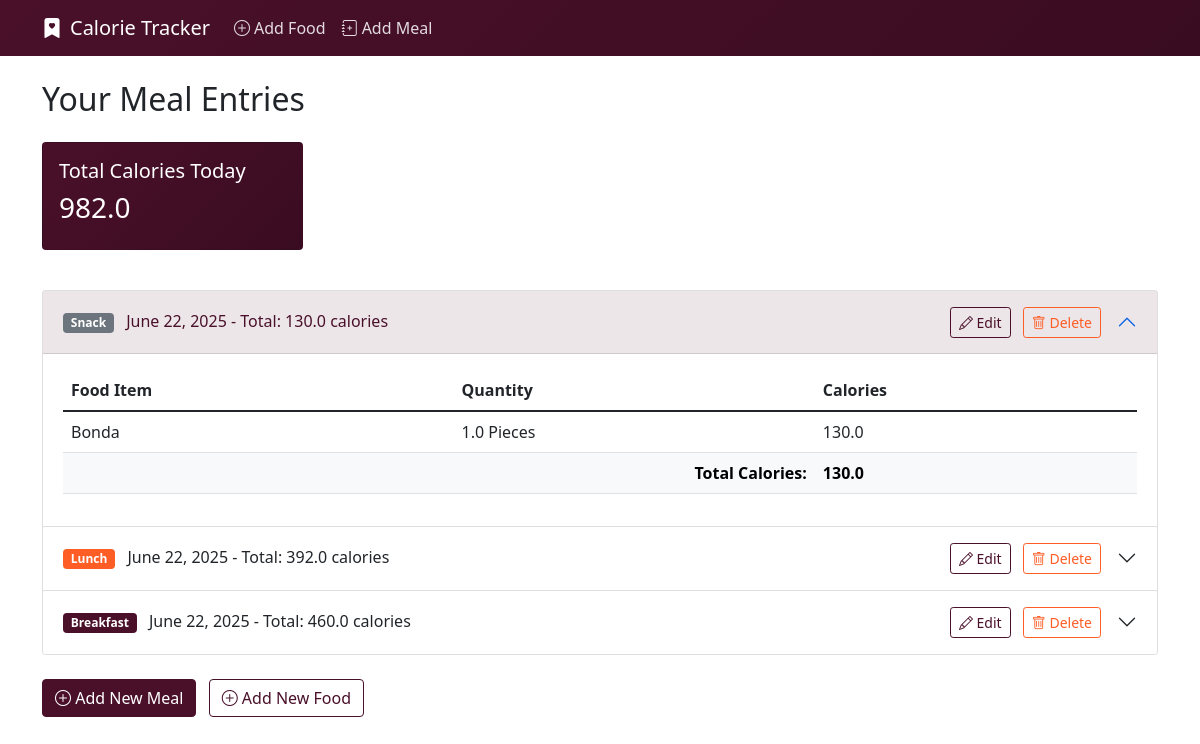
The page / on the database its author committed.
### tracker/models.py (models this page shows, shortened)
class MealEntry(models.Model):
    MEAL_TYPES = [
        ('breakfast', 'Breakfast'),
        ('lunch', 'Lunch'),
        ('dinner', 'Dinner'),
        ('snack', 'Snack'),
    ]
    meal_type = models.CharField(
        max_length=20,
        choices=MEAL_TYPES,
        help_text="Select when this meal was consumed"
    )
    date = models.DateField(
        default=timezone.now,
        help_text="Select the date when this meal was consumed"
    )
    created_at = models.DateTimeField(auto_now_add=True)
    class Meta:
        ordering = ['-date', '-created_at']
    @property
    def total_calories(self):
        return sum(item.total_calories for item in self.mealitem_set.all())

class MealItem(models.Model):
    meal = models.ForeignKey(MealEntry, on_delete=models.CASCADE)
    food = models.ForeignKey(Food, on_delete=models.CASCADE)
    quantity = models.FloatField(help_text="Enter the quantity in the selected unit")
    created_at = models.DateTimeField(auto_now_add=True)
    @property
    def total_calories(self):
        return self.quantity * self.food.calories_per_unit

class Food(models.Model):
    COMMON_UNITS = [
        ('grams', 'Grams'),
        ('pieces', 'Pieces'),
        ('cups', 'Cups'),
        ('ml', 'Milliliters'),
        ('servings', 'Servings'),
        ('tablespoons', 'Tablespoons'),
        ('teaspoons', 'Teaspoons'),
    ]
    name = models.CharField(max_length=200, help_text="Enter the name of the food item")
    calories_per_unit = models.FloatField(help_text="Enter the calories per unit of measurement")
    unit = models.CharField(max_length=50, choices=COMMON_UNITS, default='grams', help_text="Select the unit of measurement")
    created_at = models.DateTimeField(auto_now_add=True)

### tracker/views.py (the view)
# urls.py: path('', MealListView.as_view(), name='meal_list'),
class MealListView(ListView):
    model = MealEntry
    template_name = 'tracker/meal_list.html'
    context_object_name = 'meals'
    def get_queryset(self):
        return MealEntry.objects.prefetch_related(
            Prefetch('mealitem_set', queryset=MealItem.objects.select_related('food'))
        ).order_by('-date', '-created_at')
    def get_context_data(self, **kwargs):
        context = super().get_context_data(**kwargs)
        today = timezone.now().date()
        today_meals = MealEntry.objects.filter(date=today).prefetch_related(
            Prefetch('mealitem_set', queryset=MealItem.objects.select_related('food'))
        )
        context['total_calories'] = sum(meal.total_calories for meal in today_meals)
        return context

### tracker/templates/tracker/meal_list.html (shortened to what this page needs)
{% extends 'tracker/base.html' %}
{% block content %}
<div class="row">
    <div class="col-12">
        <h2 class="mb-4">Your Meal Entries</h2>
        <div class="row mb-4">
            <div class="col-md-6 col-lg-3 mb-3">
                <div class="card card-stats">
                    <div class="card-body">
                        <h5 class="card-title">Total Calories Today</h5>
                        <h3>{{ total_calories }}</h3>
                    </div>
                </div>
            </div>
        </div>
        <div class="accordion" id="mealsAccordion">
            {% for meal in meals %}
            <div class="accordion-item">
                <h2 class="accordion-header" id="heading{{ meal.id }}">
                    <button class="accordion-button {% if not forloop.first %}collapsed{% endif %}" type="button"
                            data-bs-toggle="collapse" data-bs-target="#collapse{{ meal.id }}"
                            aria-expanded="{% if forloop.first %}true{% else %}false{% endif %}"
                            aria-controls="collapse{{ meal.id }}">
                        <div class="d-flex justify-content-between w-100 align-items-center pe-3">
                            <div>
                                <span class="badge badge-meal-{{ meal.meal_type }} me-2">
                                    {{ meal.get_meal_type_display }}
                                </span>
                                {{ meal.date }} - Total: {{ meal.total_calories }} calories
                            </div>
                            <div class="actions">
                                <a href="{% url 'meal_edit' meal.id %}" class="btn btn-sm btn-action-primary me-2">
                                    <i class="bi bi-pencil"></i> Edit
                                </a>
                                <a href="{% url 'meal_delete' meal.id %}" class="btn btn-sm btn-action-secondary">
                                    <i class="bi bi-trash"></i> Delete
                                </a>
                            </div>
                        </div>
                    </button>
                </h2>
                <div id="collapse{{ meal.id }}"
                     class="accordion-collapse collapse {% if forloop.first %}show{% endif %}"
                     aria-labelledby="heading{{ meal.id }}"
                     data-bs-parent="#mealsAccordion">
                    <div class="accordion-body">
                        <div class="table-responsive">
                            <table class="table table-hover">
                                <thead>
                                    <tr>
                                        <th>Food Item</th>
                                        <th>Quantity</th>
                                        <th>Calories</th>
                                    </tr>
                                </thead>
                                <tbody>
                                    {% for item in meal.mealitem_set.all %}
                                    <tr>
                                        <td>{{ item.food.name }}</td>
                                        <td>{{ item.quantity }} {{ item.food.get_unit_display }}</td>
                                        <td>{{ item.total_calories }}</td>
                                    </tr>
                                    {% endfor %}
                                    <tr class="table-light">
                                        <td colspan="2" class="text-end fw-bold">Total Calories:</td>
                                        <td class="fw-bold">{{ meal.total_calories }}</td>
                                    </tr>
                                </tbody>
                            </table>
                        </div>
                    </div>
                </div>
            </div>
            {% empty %}
            <div class="alert alert-info">
                No meals recorded yet. Start by adding a meal!
            </div>
            {% endfor %}
        </div>
        <div class="mt-4">
            <a href="{% url 'meal_add' %}" class="btn btn-primary">
                <i class="bi bi-plus-circle"></i> Add New Meal
            </a>
            <a href="{% url 'food_add' %}" class="btn btn-outline-primary ms-2">
                <i class="bi bi-plus-circle"></i> Add New Food
            </a>
        </div>
    </div>
</div>
{% endblock %}

### tracker/templates/tracker/base.html (shortened to what this page needs)
<!DOCTYPE html>
<html lang="en">
<head>
    <link href="https://cdn.jsdelivr.net/npm/bootstrap@5.1.3/dist/css/bootstrap.min.css" rel="stylesheet">
    <link rel="stylesheet" href="https://cdn.jsdelivr.net/npm/bootstrap-icons@1.8.1/font/bootstrap-icons.css">
</head>
<body>
    <nav class="navbar navbar-expand-lg navbar-dark mb-4">
        <div class="container">
            <a class="navbar-brand" href="{% url 'meal_list' %}">
                <i class="bi bi-bookmark-heart-fill me-2"></i>Calorie Tracker
            </a>
            <div class="collapse navbar-collapse" id="navbarNav">
                <div class="navbar-nav">
                    <a class="nav-link" href="{% url 'food_add' %}">
                        <i class="bi bi-plus-circle me-1"></i>Add Food
                    </a>
                    <a class="nav-link" href="{% url 'meal_add' %}">
                        <i class="bi bi-journal-plus me-1"></i>Add Meal
                    </a>
                </div>
            </div>
        </div>
    </nav>
    <div class="container">
        {% block content %}
        {% endblock %}
    </div>
</body>
</html>

### tracker/templates/tracker/base.html (style rules this page uses)
:root { --custom-primary: #4A102A; --custom-primary-hover: #3a0c21; --custom-secondary: #FE5D26; --custom-secondary-hover: #e54d1b; }
.btn-primary { background-color: var(--custom-primary); border-color: var(--custom-primary); color: white; }
.btn-outline-primary { color: var(--custom-primary); border-color: var(--custom-primary); }
.navbar { background: linear-gradient(135deg, var(--custom-primary) 0%, var(--custom-primary-hover) 100%) !important; }
.nav-link { color: rgba(255, 255, 255, 0.85) !important; }
.navbar-brand { color: white !important; }
.accordion-button:not(.collapsed) { background-color: rgba(74, 16, 42, 0.1); color: var(--custom-primary); }

### tracker/templates/tracker/meal_list.html (style rules this page uses)
.card-stats { background: linear-gradient(135deg, var(--custom-primary) 0%, var(--custom-primary-hover) 100%); color: white; }
.badge-meal-breakfast { background-color: var(--custom-primary) !important; }
.badge-meal-lunch { background-color: var(--custom-secondary) !important; }
.badge-meal-snack { background-color: #6c757d !important; }
.btn-action-primary { color: var(--custom-primary); border-color: var(--custom-primary); }
.btn-action-secondary { color: var(--custom-secondary); border-color: var(--custom-secondary); }

### rows shown on the page
MealEntry: meal_type "Snack", date "June 22, 2025", total_calories "130.0"
MealItem: food.name "Bonda", quantity "1.0", food.unit "Pieces", total_calories "130.0"
MealEntry: meal_type "Lunch", date "June 22, 2025", total_calories "392.0"
MealEntry: meal_type "Breakfast", date "June 22, 2025", total_calories "460.0"

### other values the page prints
{{ total_calories }} "982.0"
